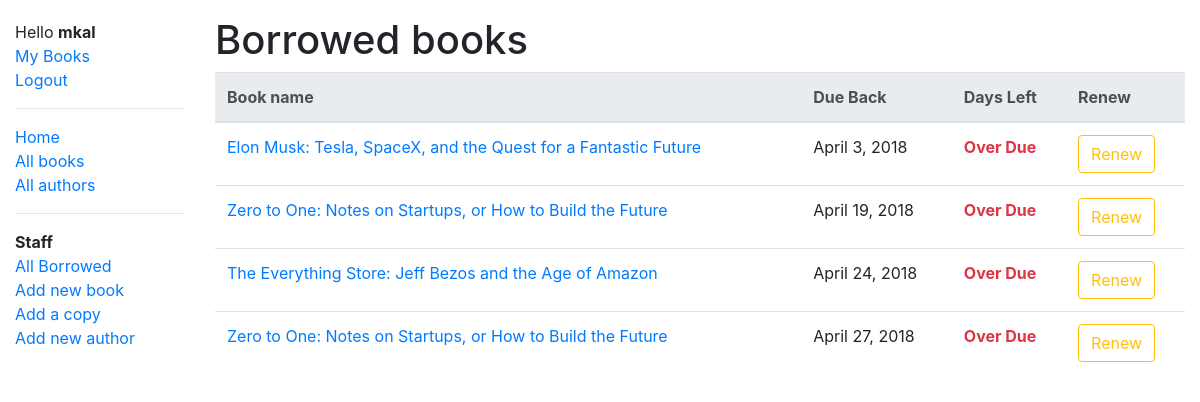
Page /catalog/allborrowed/ (signed in) on the earlier database version.
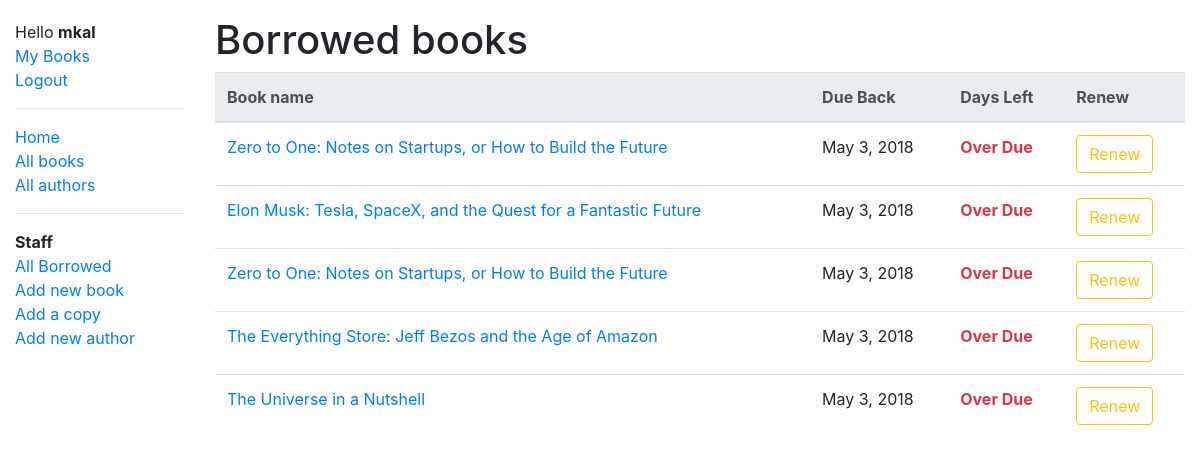
Same page on the later database version.
### catalog/models.py (models this page shows, shortened)
class BookInstance(models.Model):
    id = models.UUIDField(primary_key=True, default=uuid.uuid4,
                          help_text="Unique ID for this particular book across whole library")
    book = models.ForeignKey('Book', on_delete=models.SET_NULL, null=True)
    imprint = models.CharField(max_length=200)
    due_back = models.DateField(null=True, blank=True)
    borrower = models.ForeignKey(User, on_delete=models.SET_NULL, null=True, blank=True)
    LOAN_STATUS = (
        ('m', 'Maintenance'),
        ('o', 'On loan'),
        ('a', 'Available'),
        ('r', 'Reserved'),
    )
    status = models.CharField(max_length=1, choices=LOAN_STATUS, blank=True, default='m', help_text='Book availability')
    @property
    def left_days(self):
        return (self.due_back - date.today()).days
    class Meta:
        ordering = ["due_back"]
        permissions = (("can_mark_returned", "Set book as returned"),)

class Book(models.Model):
    title = models.CharField(max_length=200)
    author = models.ForeignKey('Author', on_delete=models.SET_NULL, null=True)
    summary = models.TextField(max_length=1000, help_text="Enter a brief description of the book ")
    isbn = models.CharField('ISBN', max_length=13,
                            help_text='13 Character <a href="https://www.isbn-international.org/content/what-isbn">ISBN number</a>')
    genre = models.ManyToManyField(Genre, help_text="Select a genre for this book.")
    language = models.ForeignKey('Language', on_delete=models.SET_NULL, null=True)
    def display_genre(self):
        return ", ".join([genre.name for genre in self.genre.all()[:3]])
    display_genre.short_description = 'Genre'

### catalog/views.py (the view)
# urls.py: path('allborrowed/', views.AllLoanedBooksListView.as_view(), name='all-borrowed'),
class AllLoanedBooksListView(PermissionRequiredMixin, BookInstanceListView):
    permission_required = ('catalog.can_mark_returned', 'catalog.can_edit')
    template_name = 'lists/all_borrowed.html'
    def get_queryset(self):
        return BookInstance.objects.filter(status__exact='o').order_by('due_back')

### catalog/templates/lists/all_borrowed.html (shortened to what this page needs)
{% extends 'lists/loaned_book_list.html' %}

### catalog/templates/lists/loaned_book_list.html
{% extends "base.html" %}
{% block content %}
    <h1>Borrowed books</h1>
    {% if bookinstance_list %}
        <table class="table">
            <thead class="thead-light">
                <th>Book name</th>
                <th>Due Back</th>
                <th>Days Left</th>
                {% if perms.catalog.can_mark_returned %}
                    <th>
                        Renew
                    </th>
                {% endif %}
            </thead>
            {% for bookinstance in bookinstance_list %}
                <tr>
                    <td><a href="{% url 'book-detail' bookinstance.book.pk %}">{{ bookinstance.book.title }}</a></td>
                    <td>{{ bookinstance.due_back }}</td>
                    {% if bookinstance.left_days < 0 %}
                        <td class="text-danger"><strong>Over Due</strong></td>
                    {% else %}
                        <td>{{ bookinstance.left_days }}</td>
                    {% endif %}
                    {% if perms.catalog.can_mark_returned %}
                        <td>
                            <a href="{% url 'renew-book-librarian' bookinstance.id %}" class="btn btn-outline-warning">Renew</a>
                        </td>
                    {% endif %}
                </tr>
            {% endfor %}
        </table>
    {% else %}
        <p>There are no books borrowed.</p>
    {% endif %}
{% endblock %}

Differences in the rows shown:
changed BookInstance (number 1 of 5 on the later page): due_back "April 19, 2018" → "May 3, 2018"; moves up the list
changed BookInstance "Elon Musk: Tesla, SpaceX, and the Quest for a Fantastic Future": due_back "April 3, 2018" → "May 3, 2018"
changed BookInstance (number 3 of 5 on the later page): due_back "April 27, 2018" → "May 3, 2018"; moves up the list
changed BookInstance "The Everything Store: Jeff Bezos and the Age of Amazon": due_back "April 24, 2018" → "May 3, 2018"
now on this page (row edited): BookInstance: book "The Universe in a Nutshell", due_back "May 3, 2018", shows "Over Due"
